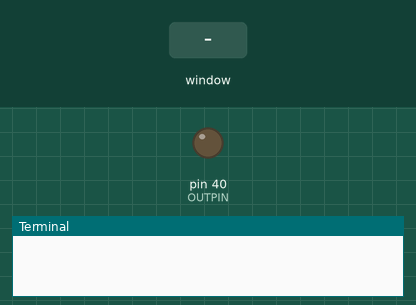
This program was run on a simulated Raspberry Pi (header pin numbers). On the bench: output pins drawn as LEDs (lit = HIGH), the last lines printed to the terminal. The test bench sets the inputs (shaded band). The desktop window is not drawn, its controls go by their first labels and the mouse button is held 0.15 s; empty text fields in the window are filled with Hello.

Above: at 1.2 s.
1.3 s: control labelled "Send" in the window clicked
At 1.7 s:
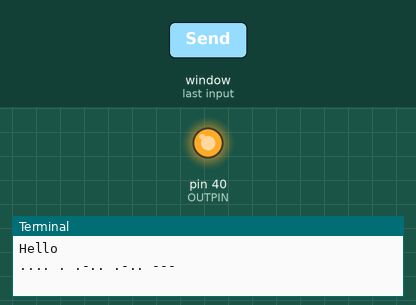
Timing chart, 0 to 10.3 s (numbered marks = the images above; inputs shaded):
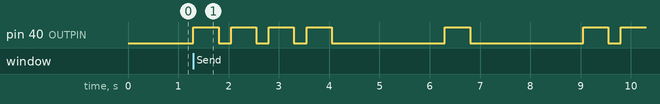

Measured:
- after the input at 1.3 s, pin 40 (OUTPIN): LOW → HIGH at once, then repeats every 2.8 s: HIGH 0.50 s, LOW 2.3 s

The program:

main.py
```python
from PyQt5 import QtWidgets
from PyQt5.QtWidgets import QApplication, QMainWindow
import sys
import RPi.GPIO as GPIO
import time

OUTPIN = 40

GPIO.setmode(GPIO.BOARD)
GPIO.setup(OUTPIN, GPIO.OUT)

MORSE_CODE = { 'A':'.-', 'B':'-...',
                    'C':'-.-.', 'D':'-..', 'E':'.',
                    'F':'..-.', 'G':'--.', 'H':'....',
                    'I':'..', 'J':'.---', 'K':'-.-',
                    'L':'.-..', 'M':'--', 'N':'-.',
                    'O':'---', 'P':'.--.', 'Q':'--.-',
                    'R':'.-.', 'S':'...', 'T':'-',
                    'U':'..-', 'V':'...-', 'W':'.--',
                    'X':'-..-', 'Y':'-.--', 'Z':'--..',
                    '1':'.----', '2':'..---', '3':'...--',
                    '4':'....-', '5':'.....', '6':'-....',
                    '7':'--...', '8':'---..', '9':'----.',
                    '0':'-----'
					}

class MyGUI(QMainWindow):
	def __init__(self):
		super(MyGUI, self).__init__()
		self.setGeometry(100, 100, 200, 200)
		self.setWindowTitle("Morse Code Translator")
		self.initGUI()

	def initGUI(self):
		self.label1 = QtWidgets.QLabel("Enter a word", self)
		self.label1.move(70,30)
		self.label2 = QtWidgets.QLabel("(12 characters max)", self)
		self.label2.move(50,40)
		self.text = QtWidgets.QLineEdit(self)
		self.text.move(30,70)
		self.text.resize(150,20)
		self.text.text()
		self.btn = QtWidgets.QPushButton(self)
		self.btn.setText("Send")
		self.btn.move(50,100)
		self.btn.clicked.connect(self.morseCode)

	def flashMorse(self, letter: str):
		if letter == ".":
			GPIO.output(OUTPIN, GPIO.HIGH)
			time.sleep(0.5)
			GPIO.output(OUTPIN, GPIO.LOW)
			time.sleep(0.25)
		elif letter == "-":
			GPIO.output(OUTPIN, GPIO.HIGH)
			time.sleep(1)
			GPIO.output(OUTPIN, GPIO.LOW)
			time.sleep(0.25)
		elif letter == " ":
			time.sleep(2)
		else:
			print("letter or number was not sent in")


	def morseCode(self):
		string = self.text.text()
		if len([l for l in string]) > 12:
			print("string too long")
			return 0
		print(string)
		try:
			morse_array = [MORSE_CODE[x.upper()] for x in string]
			morse_string = " ".join(morse_array)
			print(morse_string)
			for y in morse_string:
				self.flashMorse(y)
				print(y)
		except KeyError:
			print('a non letter or number was entered')


def window():
	app = QApplication(sys.argv)
	win = MyGUI()
	win.show()
	sys.exit(app.exec_())


window()
```
